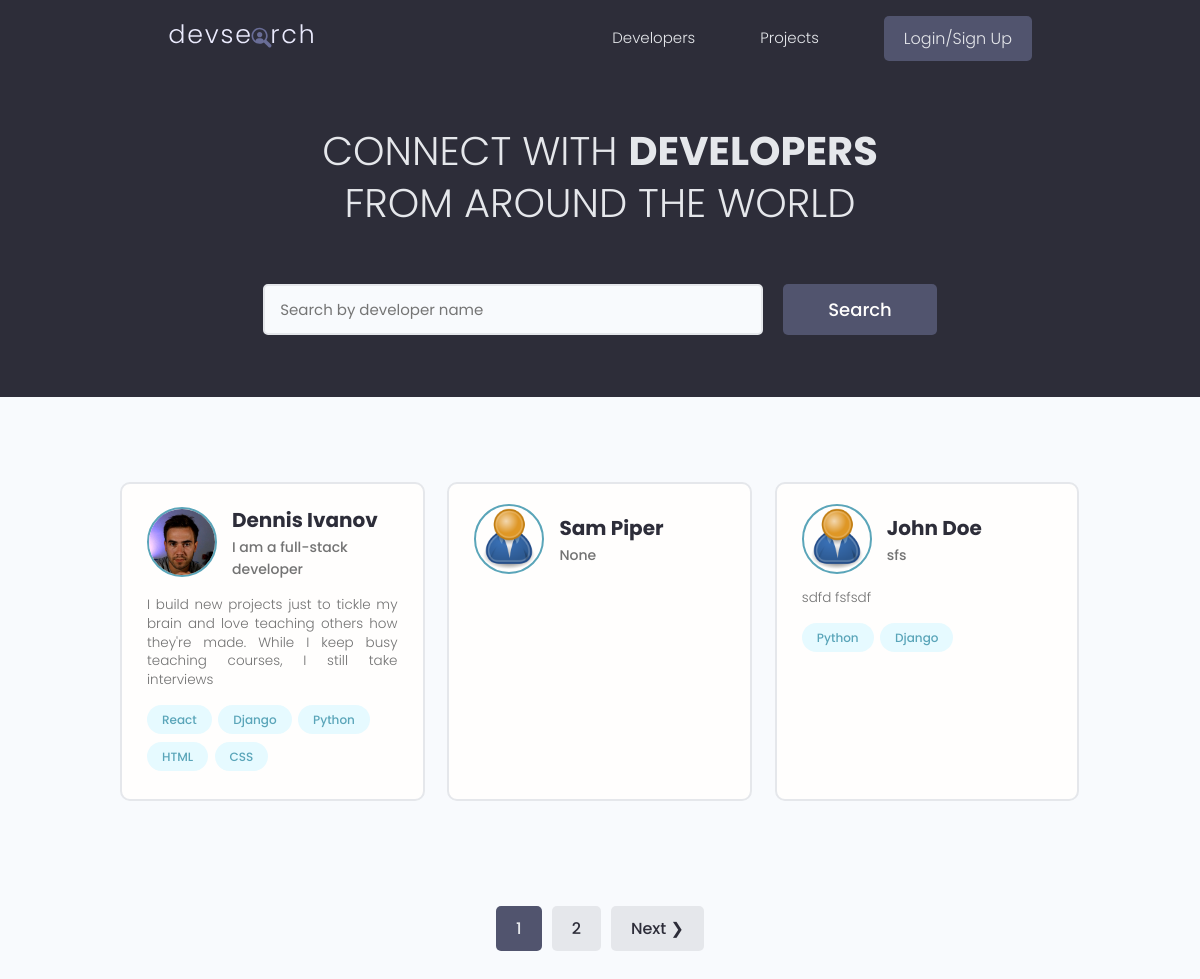
The page / on the database its author committed.
### users/models.py (models this page shows, shortened)
class Profile(models.Model):
    user = models.OneToOneField(User, on_delete=models.CASCADE, null=True, blank=True)
    name = models.CharField(max_length=200, blank=True, null=True)
    email = models.EmailField(max_length=500, blank=True, null=True)
    username = models.CharField(max_length=200, blank=True, null=True)
    location = models.CharField(max_length=200, blank=True, null=True)
    short_intro = models.CharField(max_length=200, blank=True, null=True)
    bio = models.TextField(blank=True, null=True)
    profile_image = models.ImageField(blank=True, null=True, upload_to='profiles/',
    default="profiles/user-default.png")
    social_github = models.CharField(max_length=200, blank=True, null=True)
    social_twitter = models.CharField(max_length=200, blank=True, null=True)
    social_linkedin = models.CharField(max_length=200, blank=True, null=True)
    social_youtube = models.CharField(max_length=200, blank=True, null=True)
    social_website = models.CharField(max_length=200, blank=True, null=True)
    created = models.DateTimeField(auto_now_add=True)
    id = models.UUIDField(default=uuid.uuid4, unique=True, primary_key=True, editable=False)

class Skill(models.Model):
    owner = models.ForeignKey(
        Profile, on_delete=models.CASCADE, null=True, blank=True)
    name = models.CharField(max_length=200, blank=True, null=True)
    description = models.TextField(null=True, blank=True)
    created = models.DateTimeField(auto_now_add=True)
    id = models.UUIDField(default=uuid.uuid4, unique=True,
                         primary_key=True, editable=False)
    def __str__(self):
        return str(self.name)

### users/views.py (the view)
# urls.py: path('', views.profiles, name="profiles"),
def profiles(request):
    profiles, search_query = searchProfiles(request)
    custom_range, profiles = paginateProfiles(request, profiles, 3)
    context = {'profiles': profiles, 'search_query': search_query, 'custom_range': custom_range}
    return render(request, 'users/profiles.html', context)

### users/utils.py (called while the page is built)
def paginateProfiles(request, profiles, results):
        page = request.GET.get('page')
        paginator = Paginator(profiles, results)
        try:
            profiles = paginator.page(page)
        except PageNotAnInteger:
            page = 1
            profiles = paginator.page(page)
        except EmptyPage:
            page = paginator.num_pages
            profiles = paginator.page(page)
        leftIndex = (int(page) - 5)
        if leftIndex < 1:
            leftIndex = 1
        rightIndex = (int(page) + 5)
        if rightIndex > paginator.num_pages:
            rightIndex = paginator.num_pages + 1
        custom_range = range(leftIndex, rightIndex)
        return custom_range, profiles

def searchProfiles(request):
    search_query = ''
    if request.GET.get('search_query'):
        search_query = request.GET.get('search_query')
    skills = Skill.objects.filter(name__icontains=search_query)
    profiles = Profile.objects.distinct().filter(
        Q(name__icontains=search_query) |
        Q(short_intro__icontains=search_query) |
        Q(skill__in=skills)
        )
    return profiles, search_query

### users/templates/users/profiles.html (shortened to what this page needs)
{% extends 'main.html' %}
{% block content %}
<main class="home">
    <section class="hero-section text-center">
        <div class="container container--narrow">
            <div class="hero-section__box">
                <h2>CONNECT WITH <span>DEVELOPERS</span></h2>
                <h2>FROM AROUND THE WORLD</h2>
            </div>
            <div class="hero-section__search">
                <form id="searchForm" class="form" action="{% url 'profiles' %}" method="get">
                    <div class="form__field">
                        <input class="input input--text" id="formInput#search" type="text" name="search_query"
                            value="{{ search_query }}" placeholder="Search by developer name" />
                    </div>
                    <input class="btn btn--sub btn--lg" type="submit" value="Search" />
                </form>
            </div>
        </div>
    </section>
    <section class="devlist">
        <div class="container">
            <div class="grid grid--three">
                {% for profile in profiles %}
                <div class="column card">
                    <div class="dev">
                        <a href="{% url 'user-profile' profile.id %}" class="card__body">
                            <div class="dev__profile">
                                <img class="avatar avatar--md" src="{{ profile.profile_image.url }}"
                                    alt="image" />
                                <div class="dev__meta">
                                    <h3>{{ profile.name }}</h3>
                                    <h5>{{ profile.short_intro|slice:"60" }}</h5>
                                </div>
                            </div>
                            <p class="dev__info">
                                {{ profile.bio|slice:"150" }}
                            </p>
                            <div class="dev__skills">
                                {% for skill in profile.skill_set.all|slice:"5" %}
                                <span class="tag tag--pill tag--main">
                                    <small>{{ skill }}</small>
                                </span>
                                {% endfor %}
                            </div>
                        </a>
                    </div>
                </div>
                {% endfor %}
           </div>
        </div>
    </section>
    {% include 'pagination.html' with queryset=profiles custom_range=custom_range %}
</main>
{% endblock content %}

### static/styles/app.css (style rules this page uses)
:root { --color-sub: #2d2d39; }
.btn--sub { background-color: var(--color-sub-light); }
.card { border: 2px solid var(--color-light); }
img { width: 100%; }
.hero-section { height: 40vh; display: flex; align-items: center; background-color: var(--color-sub); }
.hero-section__box { margin-bottom: 4rem; }
.hero-section__box > h2, .hero-section__box > h2 > span { font-size: 4rem; color: var(--color-light); line-height: 1.3; text-transform: uppercase; }
.hero-section__box > h2 { font-weight: 300; }
.hero-section__box > h2 > span { font-weight: 700; }
.hero-section__search > .form { display: flex; align-items: center; justify-content: center; gap: 2rem; }
.hero-section__search > .form input.input--text { width: 50rem; }
.devlist { margin-top: 8rem; }
.devlist .grid { align-items: stretch; }
.devlist .dev .dev__profile { display: flex; align-items: center; gap: 1.5rem; }
.devlist .dev .dev__meta h3 { color: var(--color-sub); font-size: 2rem; font-weight: 700; }
.devlist .dev .dev__meta h5 { color: var(--color-text); font-size: 1.4rem; font-weight: 500; }
.devlist .dev .dev__info { margin: 1.5rem 0; font-size: 1.35rem; line-height: 1.4; text-align: justify; }

### static/uikit/styles/modules/_variables.css (style rules this page uses)
:root { --color-main: #5aa5b9; --color-main-light: #e6faff; --color-sub: #3f4156; --color-sub-light: #51546e; --color-sub-lighter: #ededfd; --color-text: #737373; --color-gray: #8b8b8b; --color-light: #e5e7eb; --color-light-gray: #767676; --color-bg: #f8fafd; --color-white: #fffefd; --color-white-light: #f3f3f3; --color-success: #359e64; --color-success-bg: #def8e8; --color-error: #fc4b0b; --color-error-bg: #fff2ee; --font-base: 'Poppins', arial, helvetica, 'Segoe UI', roboto, ubuntu, sans-serif; --font-monospace: 'Fira Code', 'Courier New', courier, monospace; --font-regular: 300; --font-medium: 500; --font-bold: 700; --generic-shadow: 1px 1px 5px #00000010; --generic-transition: all 0.3s ease-in-out; }

### static/uikit/styles/modules/_base.css (style rules this page uses)
* { margin: 0; padding: 0; box-sizing: border-box; text-rendering: optimizeLegibility; color: inherit; font-size: inherit; }
html { font-size: 50%; }
@media only screen and (min-width: 480px) { html { font-size: 56.25%; } }
@media only screen and (min-width: 1200px) { html { font-size: 62.5%; } }
body { line-height: 1.6; font-weight: 400; font-size: 1.5rem; color: var(--color-text); background-color: var(--color-bg); min-height: 100vh; }

### static/uikit/styles/modules/_typography.css (style rules this page uses)
* { font-family: var(--font-base); }
h2 { font-size: 3.6rem; font-weight: var(--font-bold); }
h3 { font-size: 3.2rem; font-weight: var(--font-medium); }
h5 { font-size: 2.4rem; font-weight: var(--font-medium); }
h5, h6 { font-weight: var(--font-regular); }
p, span, strong { font-size: 1.6rem; color: var(--color-text); font-weight: var(--font-regular); }
a { padding-bottom: 2px; text-decoration: none; display: inline-block; color: var(--color-main); font-weight: var(--font-medium); }

### static/uikit/styles/modules/_utilities.css (style rules this page uses)
.container { width: 92%; max-width: 165rem; margin: 0 auto; box-sizing: border-box; }
.container--narrow { width: 92%; max-width: 120rem; }
@media screen and (min-width: 1000px) { .container { width: 90%; } }
@media screen and (min-width: 1000px) { .container--narrow { width: 85%; } }
@media screen and (min-width: 1200px) { .container { width: 80%; } }
@media screen and (min-width: 1200px) { .container--narrow { width: 72%; } }
.text-center { text-align: center; }

### static/uikit/styles/modules/_avatar.css (style rules this page uses)
.avatar { border-radius: 50%; border: 2px solid var(--color-main); object-fit: cover; }
.avatar--md { height: 7rem; width: 7rem; }

### static/uikit/styles/modules/_button.css (style rules this page uses)
.btn { display: inline-block; position: relative; cursor: pointer; background-color: var(--color-light); font-weight: var(--font-medium); color: var(--color-sub); text-decoration: none; padding: 1rem 2rem; border-radius: 0.5rem; border: none; width: -webkit-fit-content; width: -moz-fit-content; width: fit-content; height: -webkit-fit-content; height: -moz-fit-content; height: fit-content; font-size: 1.6rem; outline-width: 0; outline-color: transparent; -webkit-backface-visibility: hidden; backface-visibility: hidden; transition: all 0.3s ease-in-out; }
.btn--sub { background-color: var(--color-sub); color: var(--color-white); }
.btn--lg { font-size: 1.8rem; padding: 1.2rem 4.5rem; }

### static/uikit/styles/modules/_card.css (style rules this page uses)
.card { border-radius: 1rem; background-color: var(--color-white); border: 1.5px solid var(--color-light); width: auto; height: auto; margin-top: 0.5rem; margin-bottom: 0.5rem; overflow: hidden; }
.card__body, .card__header { padding: 2rem 2.5rem; }

### rows shown on the page
Profile: profile_image (picture), name "Dennis Ivanov", short_intro "I am a full-stack developer", bio "I build new projects just to tickle my brain and love teaching others how they're made. While I keep busy teaching courses, I still take interviews"
Skill: name "React"
Skill: name "Django"
Skill: name "Python"
Skill: name "HTML"
Skill: name "CSS"
Profile: profile_image (placeholder picture), name "Sam Piper", short_intro "None"
Profile: profile_image (placeholder picture), name "John Doe", short_intro "sfs", bio "sdfd fsfsdf"
Skill: name "Python"
Skill: name "Django"

### other values the page prints
{{ page }} "1"
{{ page }} "2"
